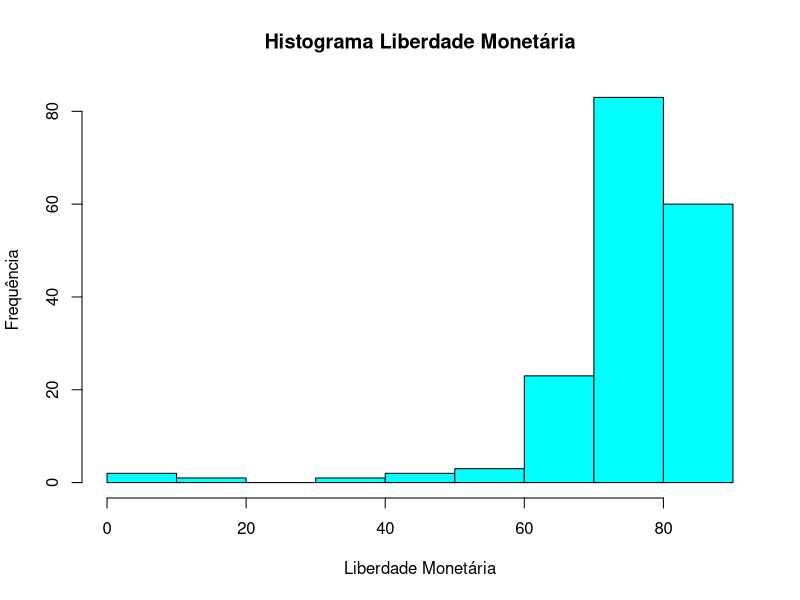
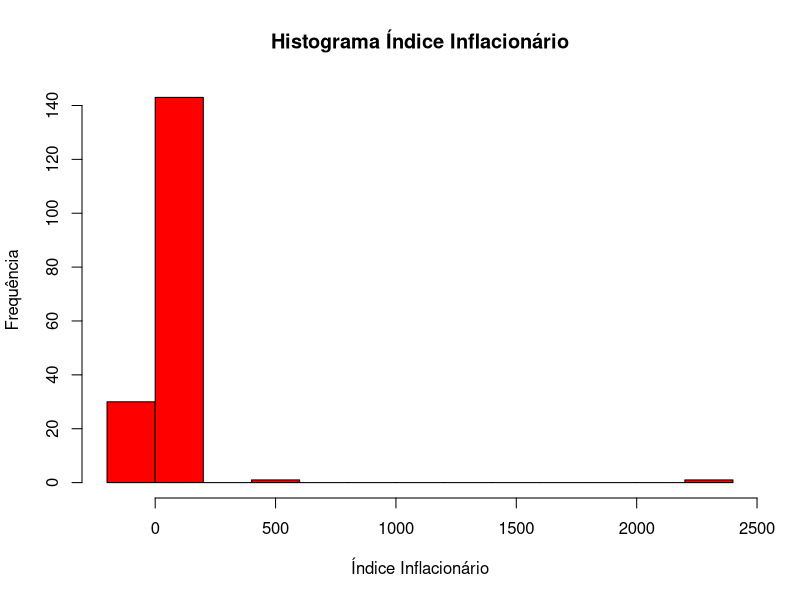
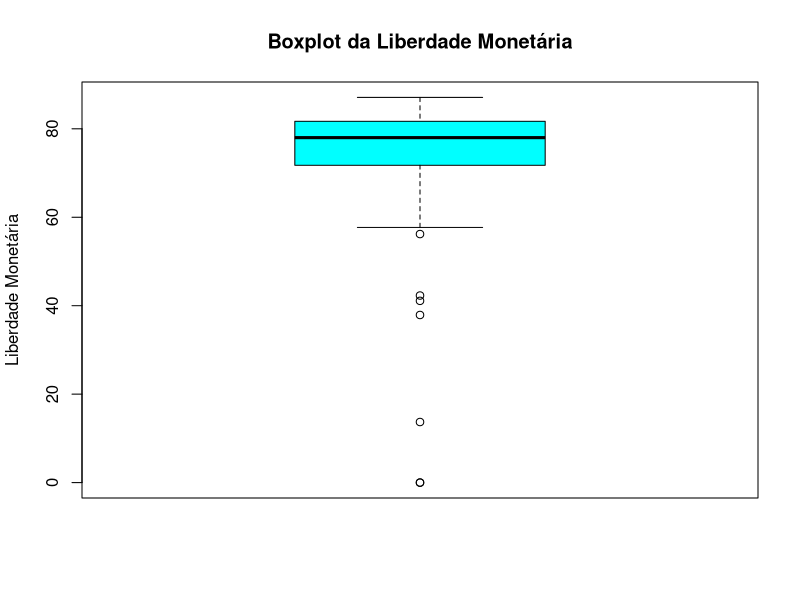
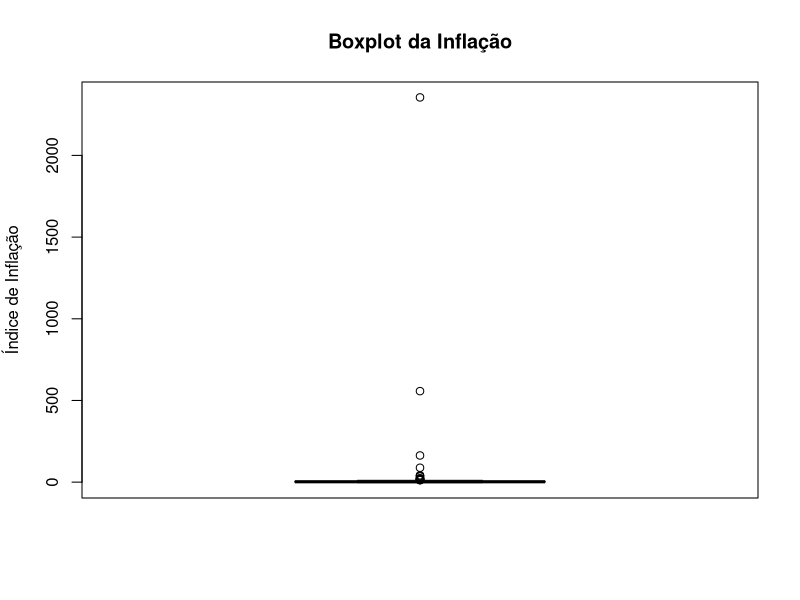

Reproduce these figures in R, in order.

setwd("C:/Users/migue/Documents/trabalho estatistica 2 etapa")

dados <- read.table("dados2.txt", header = TRUE, sep = ",", dec = ".")
str(dados)

#Funções
pearson=function(x){
  me=mean(x)
  m=median(x)
  sd=sd(x)
  pearson=3*(me-m)/sd
  names(pearson)="pearson"
  pearson
}

yule=function(x){
  q1 = quantile(x,0.25, type=5)
  q2 = quantile(x,0.5 , type=5)
  q3 = quantile(x,0.75 , type=5)
  yule = (q3+q1-2 *q2)/(q3-q1)
  names(yule)="yule"
  yule
}

kelley=function(x){
  q1 = quantile(x,0.1, type=5)
  q2 = quantile(x,0.5 , type=5)
  q3 = quantile(x,0.9 , type=5)
  kelley = (q3+q1-2*q2)/(q3-q1)
  names(kelley)="kelley"
  kelley
}

curt=function(x){
  q10 = quantile(x,0.1, type=5)
  q25 = quantile(x,0.25 , type=5)
  q75 = quantile(x,0.75 , type=5)
  q90 = quantile(x,0.9 , type=5)
  curt = (q75-q25)/(2*(q90-q10))
  names(curt)="curt"
  curt
}

minimo_liberdade = min(dados$liberdade_monetaria, na.rm = TRUE)
minimo_inflacao = min(dados$inflacao, na.rm = TRUE)

max_liberdade = max(dados$liberdade_monetaria, na.rm = TRUE)
max_inflacao = max(dados$inflacao, na.rm = TRUE)

#medianas 
med_liberdade = median(dados$liberdade_monetaria, na.rm = TRUE)
med_inflacao = median(dados$inflacao, na.rm = TRUE)
View(med_liberdade)
View(med_inflacao)

#media artmetica
mean_liberdade =  mean(dados$liberdade_monetaria, na.rm = TRUE)
mean_inflacao =  mean(dados$inflacao, na.rm = TRUE)
View(mean_liberdade)
View(mean_inflacao)

#desvio padrao
desviopadrao_liberdade = sd(dados$liberdade_monetaria, na.rm = TRUE)
desviopadrao_inflacao = sd(dados$inflacao, na.rm = TRUE)
View(desviopadrao_liberdade)
View(desviopadrao_inflacao)

# calculando os quartil
quartil1_liberdade = quantile(dados$liberdade_monetaria, probs = 0.25, na.rm = TRUE)
quartil1_inflacao = quantile(dados$inflacao, probs = 0.25, na.rm = TRUE)

quartil3_liberdade = quantile(dados$liberdade_monetaria, probs = 0.75, na.rm = TRUE)
quartil3_inflacao = quantile(dados$inflacao, probs = 0.75, na.rm = TRUE)

desvio_interquartil_liberdade = quartil3_liberdade - quartil1_liberdade
desvio_interquartil_inflacao = quartil3_inflacao - quartil1_inflacao

assimetriapearson_liberdade = pearson(dados$liberdade_monetaria)
assimetriapearson_inflacao = pearson(dados$inflacao)
View(assimetriapearson_liberdade)
View(assimetriapearson_inflacao)

assimetriayule_liberdade = yule(dados$liberdade_monetaria)
assimetriayule_inflacao = yule(dados$inflacao)

assimetriakelley_liberdade = kelley(dados$liberdade_monetaria)
assimetriakelley_inflacao = kelley(dados$inflacao)

curtose_liberdade = curt(dados$liberdade_monetaria)
curtose_inflacao = curt(dados$inflacao)

# escores Z
escoresz_liberdade = (dados$liberdade_monetaria - mean_liberdade) / desviopadrao_liberdade
escoresz_inflacao = (dados$liberdade_monetaria - mean_inflacao) / desviopadrao_inflacao

# Gera histogramas
histograma_liberdade = hist(dados$liberdade_monetaria, breaks = 7, 
                            main = "Histograma Liberdade Monetária", 
                            xlab = "Liberdade Monetária", 
                            ylab = "Frequência", 
                            col = "cyan", border = "black")

histograma_inflacao = hist(dados$inflacao, breaks = 16, 
                           main = "Histograma Índice Inflacionário", 
                           xlab = "Índice Inflacionário", 
                           ylab = "Frequência", 
                           col = "red", border = "black")

# Gera boxplots 
boxplot_liberdade_monetaria = boxplot(dados$liberdade_monetaria, 
                                      main = "Boxplot da Liberdade Monetária", 
                                      ylab = "Liberdade Monetária", 
                                      col = "cyan")

boxplot_inflacao = boxplot(dados$inflacao, 
                           main = "Boxplot da Inflação", 
                           ylab = "Índice de Inflação", 
                           col = "cyan")




# Criando o data.frame com as variáveis calculadas
resultados <- data.frame(
  Variável = c("Liberdade Monetária", "Inflação"),
  Mínimo = c(minimo_liberdade, minimo_inflacao),
  Máximo = c(max_liberdade, max_inflacao),
  Mediana = c(med_liberdade, med_inflacao),
  Média = c(mean_liberdade, mean_inflacao),
  Desvio_Padrão = c(desviopadrao_liberdade, desviopadrao_inflacao),
  Quartil_1 = c(quartil1_liberdade, quartil1_inflacao),
  Quartil_3 = c(quartil3_liberdade, quartil3_inflacao),
  Desvio_Interquartil = c(desvio_interquartil_liberdade, desvio_interquartil_inflacao),
  Assimetria_Pearson = c(assimetriapearson_liberdade, assimetriapearson_inflacao),
  Assimetria_Yule = c(assimetriayule_liberdade, assimetriayule_inflacao),
  Assimetria_Kelley = c(assimetriakelley_liberdade, assimetriakelley_inflacao),
  Curtose = c(curtose_liberdade, curtose_inflacao)
)

# Exibindo o data.frame
View(resultados)
print(resultados)

calcula_escores_z <- function(dados) {
  
  colunas_numericas <- sapply(dados, is.numeric)
  dados_numericos <- dados[, colunas_numericas]
  
  # Calcula os escores Z
  escores_z <- as.data.frame(scale(dados_numericos, center = TRUE, scale = TRUE))
  
  
  if ("pais" %in% names(dados)) {
    escores_z$pais <- dados$pais
    row.names(escores_z) <- escores_z$pais 
    escores_z$pais <- NULL                 
  }
  
  return(escores_z)
}


escores_z_todos <- calcula_escores_z(dados)


write.csv(escores_z_todos, "escores_z_todos.csv", row.names = TRUE)

# Visualizando os resultados
View(escores_z_todos)
print(escores_z_todos)

